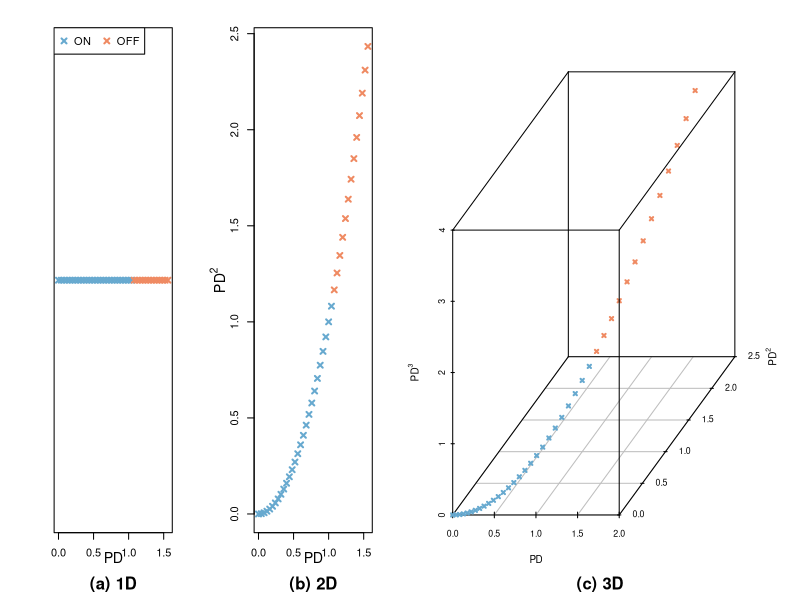

Recreate this plot in R.
# Plot an illustration of data in 1D, 2D, and 3D input spaces.

library("scatterplot3d")
library("RColorBrewer")
library("here")

# Flag to indicate if plots should be displayed or written to file.
WRITE_PNG = FALSE

# DPI, or dots per inch.
# A measure of the resolution of a printed document or digital scan.
DPI = 72 # 72 is fine for small plots. Use 144 for larger plots.

# Plot size.
PLOT_WIDTH_PX = 800
PLOT_HEIGHT_PX = 220

# Photodiode 6 elevation threshold for the Camera:
#   - FOV 18.63 deg (in lens specs) and 21 deg (in ICD)
#   - Elevation threshold is 90 deg - (FOV + margin) = 60 deg (1.0472 rad)
threshold = 1.0472

# Sequence of elevation angle readings from 0 deg to 90 deg.
# Values in radians.
elev_angles = seq(0, 90*pi/180, by=0.04)
elev_angles_squared = elev_angles^2
elev_angles_cubed = elev_angles^3

col_ON = '#67a9cf'
col_OFF = '#ef8a62'
pch = 4
lwd = 2

# Write to file or display the plot.
if(WRITE_PNG == TRUE){
  png(here('plots', 'feature_spaces.png'),
      height=PLOT_HEIGHT_PX, width=PLOT_WIDTH_PX, units='px', res=DPI)
}else{
  windows(height=PLOT_HEIGHT_PX/DPI, width=PLOT_WIDTH_PX/DPI)
}

# Remove title whitespace.
par(mar=c(5,4,2,2)+0.1)

# Place the 3 plots next to each other in a single row.
layout(matrix(c(1, 2, 3, 3), nrow=1, ncol=4, byrow = TRUE))

# 1D Feature Space.
plot(x = elev_angles,
     y = rep(0, times=length(elev_angles)),
     xlab = '',
     ylab = '',
     col = ifelse(elev_angles <= threshold, col_ON, col_OFF),
     yaxt = 'n', # no ticks on y axis, all ticks on x
     pch = pch, lwd = lwd,
)

# X label.
title(xlab='PD', line=1.5, cex.lab=1.3)

# Plot title.
mtext('(a) 1D', side=1, line=3.5, cex=1, font=2)

# Legend.
legend("topleft", legend = c('ON', 'OFF'),
       col =  c(col_ON, col_OFF),
       pch = pch, pt.lwd = lwd,
       horiz = TRUE)

# 2D Feature Space.
plot(x = elev_angles,
     y = elev_angles_squared,
     xlab = '',
     ylab = '',
     col = ifelse(elev_angles <= threshold, col_ON, col_OFF),
     pch = pch, lwd = lwd,
)

# Labels
title(xlab='PD', line=1.5, cex.lab=1.3)
title(ylab=parse(text='PD^2'), line=2, cex.lab=1.3)

# Plot title.
mtext('(b) 2D', side=1, line=3.5, cex=1, font=2)

# 3D Feature Space.
scatterplot3d(x = elev_angles,
              y = elev_angles_squared,
              z = elev_angles_cubed,
              xlab = 'PD',
              ylab = parse(text='PD^2'),
              zlab = parse(text='PD^3'),
              color = ifelse(elev_angles <= threshold, col_ON, col_OFF),
              pch = pch, lwd = lwd, cex.lab=0.9,
              grid = TRUE,
              box = TRUE)

mtext('(c) 3D', side=1, line=3.5, cex=1, font=2)

if(WRITE_PNG == TRUE){
  dev.off()
}
